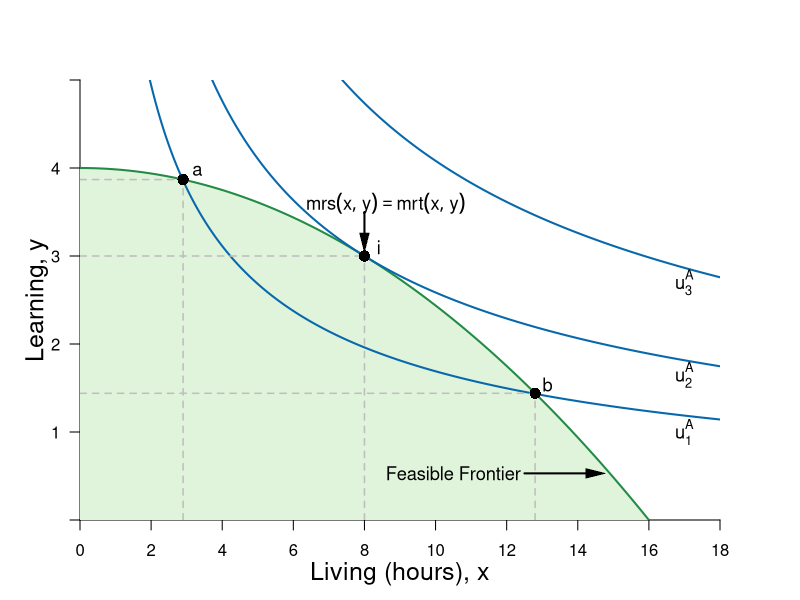

R code for this plot:
#Graph Designer: Simon Halliday
#Authors: Bowles, Foley and Halliday
#Title: Microeconomics: Competition, Conflict and Coordination

library(shape)
#pdf(file = "feasible_frontier_indifference_newSTEP1.pdf", width = 8, height = 8)
#pdf(file = "feasible_frontier_indifference_newSTEP2.pdf", width = 8, height = 8)
#pdf(file = "feasible_frontier_indifference_newSTEP3.pdf", width = 8, height = 8)
#pdf(file = "feasible_frontier_indifference_newSTEP4.pdf", width = 8, height = 8)
pdf(file = "constrained_optimization/feasible_frontier_indifference_new.pdf", width = 8, height = 8)

#Set parameters for graphics
axislabelsize <- 1.5
labelsize <- 1.1
graphlinewidth <- 2
segmentlinewidth <- 1.5

COL <- c("#7fc97f", "#beaed4", "#fdc086", "#ffff99", "#386cb0", "#f0027f", "#bf5b17", "#666666")
COLA <- c("#e0f3db", "#99d8c9","#66c2a4","#41ae76", "#238b45", "#005824")
COLB <- c("#4eb3d3", "#2b8cbe", "#0868ac","#084081")

#Edited the margins to cater for the larger LHS labels
par(mar =  c(4, 4, 4, 4))

ppf <- function(x, slope = 1/64, bary = 4) {
  bary - slope *x^2
}

uFn <- function(x, y, alpha = 0.4){
  (x^alpha)*(y^(1-alpha))
}

indiffA <- function(x, ubar = uFn(8,3) - 1, alpha = 0.4) {
  (ubar/ (x^alpha))^(1/ (1 - alpha))
}

ylims <- c(0, 5)
xlims <- c(0, 18)

npts <- 501 
x <- seq(xlims[1], xlims[2], length.out = npts)
y <- seq(ylims[1], ylims[2], length.out = npts) 
#stepbystep:
#step2:
#a<-uFn(8,3) -1
#step3:
#a<-c(uFn(8,3) -1, uFn(8,3) +1.4)
#final:
a <- c(uFn(8, 3) - 1, uFn(8, 3), uFn(8, 3) + 1.4) #alpha = 0.4


plot(0, 0, xlim = xlims, ylim = ylims, type = "n",
     xlab = expression(paste("")),
     ylab = expression(paste("")), 
     xaxt = "n", 
     yaxt = "n", 
     cex.lab = axislabelsize, 
     bty = "n", 
     xaxs="i", 
     yaxs="i"
)


# ticksy <- seq(from = 0, to = ylims[2], by = 1)
# ylabels <- seq(from = 0, to = ylims[2], by = 1)
ticksx <- seq(from = 0, to = xlims[2], by = 2)
xlabels <- seq(from = 0, to = xlims[2], by = 2)
ticksy <- c(ylims[1], 1, 2, 3, 4, ylims[2])
ylabels <- c(NA, 1, 2, 3, 4, NA)
# ticksx <- c(xlims[1], 5.25, 8.944272, xlims[2])
# xlabels <- c(NA, expression(paste(x,"*")), expression(paste(bar(x))), NA)

axis(1, at = ticksx, pos = 0, labels = xlabels)
axis(2, at = ticksy, pos = 0, labels = ylabels, las = 1)

npts <- 500 
xx1 <- seq(xlims[1], xlims[2], length.out = npts)
xx2 <- seq(0, xlims[2], length.out = npts)
xx3 <- seq(xlims[1], 0, length.out = npts)
xx4 <- seq(-11, 0, length.out = npts)

#Draw the polygon for shading the feasible set
xpoly1 <- seq(from = xlims[1], to = 16, length.out = 500)
ypoly1 <- ppf(xpoly1)
polygon(x = c(xpoly1, xpoly1[1]), y = c(ypoly1, rev(ypoly1)[1]), col=COLA[1], density=NULL, border = NA)

#Draw the graphs
lines(xx1, ppf(xx1), col = COLA[5], lwd = graphlinewidth)

#Label the feasible frontier
text(10.5, 0.53, expression("Feasible Frontier"), cex = labelsize)
Arrows(12.5, 0.53, 14.5, 0.53, col = "black", lty = 1, lwd = 2, arr.type = "triangle", arr.lwd = 0.5)

contour(x, y, 
        outer(x, y, uFn),
        drawlabels = FALSE,
        col = COLB[3],
        lwd = graphlinewidth,
        levels = a, 
        xaxs="i", 
        yaxs="i", 
        add = TRUE)

#Axis labels
mtext(expression(paste("Living (hours), ", x)), side = 1, line = 2.5, cex = axislabelsize)
text(-1.2, 0.5*ylims[2], expression(paste("Learning, ", y)), xpd = TRUE, cex = axislabelsize, srt = 90) 

#Add mrs = mrt at i
text(8.6, 3.6, expression(paste(mrs(x,y) == mrt(x,y))), cex = labelsize)
Arrows(8, 3.5, 8, 3.15, col = "black", lty = 1, lwd = 2, arr.type = "triangle", arr.lwd = 0.5)

#Label the indifference curves
text(17, 1, expression(u[1]^A), cex = labelsize)
text(17, 1.65, expression(u[2]^A), cex = labelsize)
text(17, 2.7, expression(u[3]^A), cex = labelsize)

#Annotate max u point on feasibility frontier
text(8.4, ppf(8) + 0.1, expression(paste(i)), cex = labelsize)
segments(8, 0, 8, ppf(x = 8), lty = 2, col = "gray", lwd = segmentlinewidth)
segments(0, ppf(x = 8), 8, ppf(x = 8), lty = 2, col = "gray", lwd = segmentlinewidth)
points(8, ppf(x = 8), pch = 16, col = "black", cex = 1.5)

text(3.3, ppf(2.9) + 0.1, expression(paste(a)), cex = labelsize)
segments(2.9, 0, 2.9, ppf(x = 2.9), lty = 2, col = "gray", lwd = segmentlinewidth)
segments(0, ppf(x = 2.9), 2.9, ppf(x = 2.9), lty = 2, col = "gray", lwd = segmentlinewidth)
points(2.9, ppf(x = 2.9), pch = 16, col = "black", cex = 1.5)


text(13.15, ppf(12.8) + 0.1, expression(paste(b)), cex = labelsize)
segments(12.8, 0, 12.8, ppf(x = 12.8), lty = 2, col = "gray", lwd = segmentlinewidth)
segments(0, ppf(x = 12.8), 12.8, ppf(x = 12.8), lty = 2, col = "gray", lwd = segmentlinewidth)
points(12.8, ppf(x = 12.8), pch = 16, col = "black", cex = 1.5)



dev.off()
